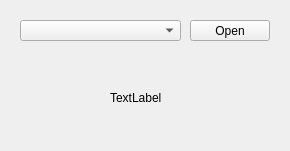
<?xml version="1.0" encoding="UTF-8"?>
<ui version="4.0">
 <class>Widget</class>
 <widget class="QWidget" name="Widget">
  <property name="geometry">
   <rect>
    <x>0</x>
    <y>0</y>
    <width>290</width>
    <height>151</height>
   </rect>
  </property>
  <property name="windowTitle">
   <string>Widget</string>
  </property>
  <widget class="QComboBox" name="cbDevices">
   <property name="geometry">
    <rect>
     <x>20</x>
     <y>20</y>
     <width>161</width>
     <height>21</height>
    </rect>
   </property>
  </widget>
  <widget class="QPushButton" name="btnOpen">
   <property name="geometry">
    <rect>
     <x>190</x>
     <y>20</y>
     <width>80</width>
     <height>21</height>
    </rect>
   </property>
   <property name="text">
    <string>Open</string>
   </property>
  </widget>
  <widget class="QLabel" name="lblReadingSpeed">
   <property name="geometry">
    <rect>
     <x>110</x>
     <y>90</y>
     <width>71</width>
     <height>16</height>
    </rect>
   </property>
   <property name="text">
    <string>TextLabel</string>
   </property>
  </widget>
 </widget>
 <resources/>
 <connections/>
</ui>
